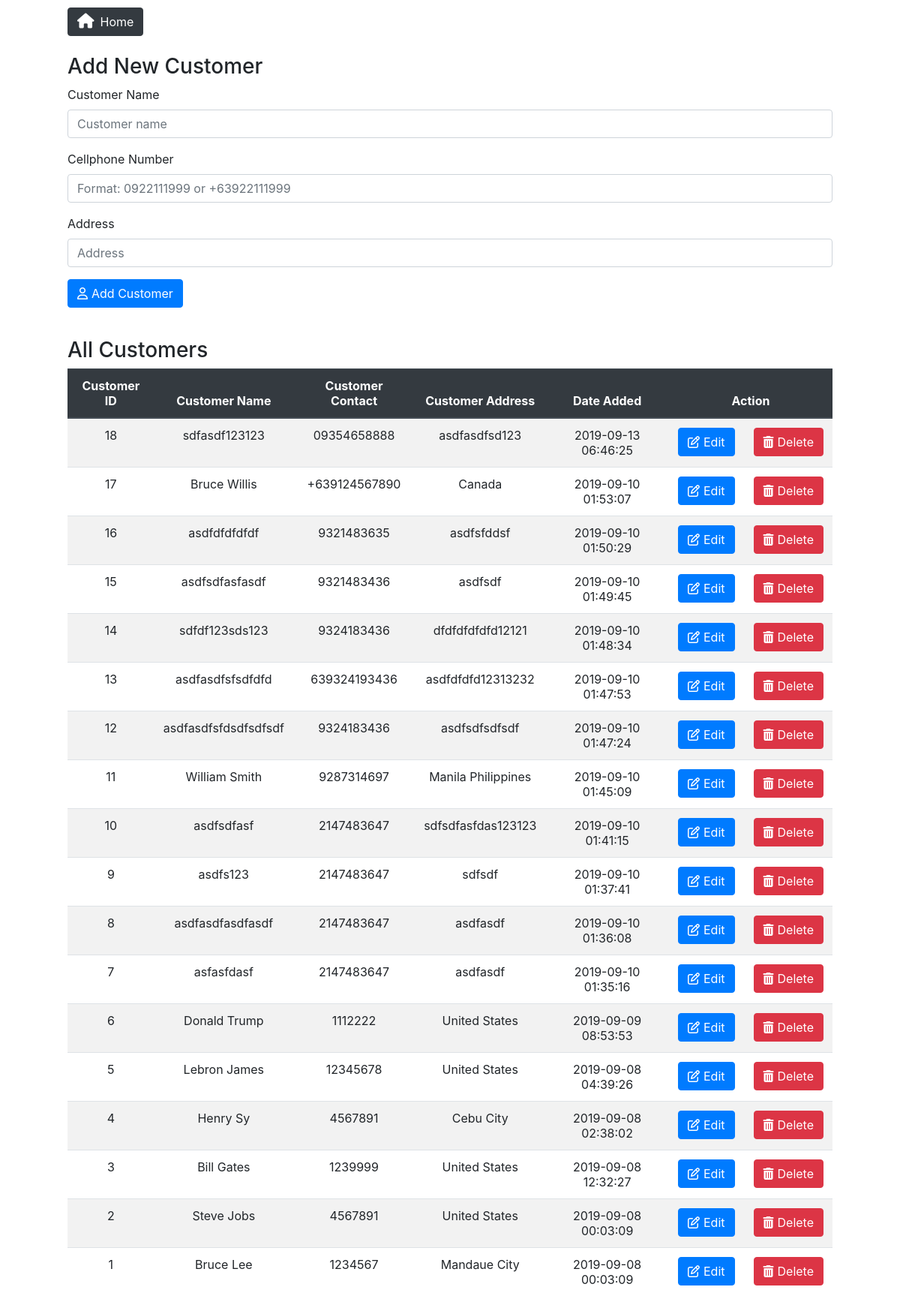
/customer.php, run on the app's committed database.
### tables this page shows
CREATE TABLE `customers` (
  `cId` int(11) NOT NULL,
  `cName` varchar(255) NOT NULL,
  `cContact` varchar(13) NOT NULL,
  `cAddress` varchar(255) NOT NULL,
  `cDateAdded` datetime NOT NULL
);

### customer.php (the view, shortened to what this page needs)
<html>
<head>
	<link rel="stylesheet" href="https://stackpath.bootstrapcdn.com/bootstrap/4.3.1/css/bootstrap.min.css">
	<link rel="stylesheet" type="text/css" href="assets/style.css">
</head>
<body>
<?php
include_once("config.php");
$result = $dbConn->query("SELECT * FROM customers order by cId DESC");
?>
	<a href="index.php"><button type="button" class="btn btn-dark"><i class='fas fa-home'></i>Home</button></a>
	<br/><br/>
	<h3>Add New Customer</h3>
	<form action="addcustomers.php" method="post" name="form">
		<div class="form-group">
			<label for="cName">Customer Name</label>
			<input type="text" class="form-control" id="cName" placeholder="Customer name" name="cName" required>
		</div>
		<div class="form-group">
			<label for="tel">Cellphone Number</label>
			<input type="tel" class="form-control" id="tel" pattern="^(09|\+639)\d{9}$" placeholder="Format: 0922111999 or +63922111999" name="cContact" required>
		</div>
		<div class="form-group">
			<label for="address">Address</label>
			<input type="text" class="form-control" id="address" placeholder="Address" name="cAddress" required>
		</div>
		<button type="submit" class="btn btn-primary" name="Submit" id="submit"><i class='far fa-user'></i>Add Customer</button>
	</form>
	<br>
	<h3>All Customers</h3>
	<table class="table table-striped">
	<thead class="thead-dark">
		<tr>
        <th>Customer ID</th>
		<th>Customer Name</th>
		<th>Customer Contact</th>
		<th>Customer Address</th>
        <th>Date Added</th>
		<th scope="col">Action</th>
		</tr>
	</thead>
  <tbody>
	<?php
		while($row = $result->fetch(PDO::FETCH_ASSOC)) {
			echo "<tr>";
			echo "<td>".$row['cId']."</td>";
			echo "<td>".$row['cName']."</td>";
			echo "<td>".$row['cContact']."</td>";
			echo "<td>".$row['cAddress']."</td>";
			echo "<td>".$row['cDateAdded']."</td>";
			echo "<td class=\"noBreak\"><button type=\"button\" class=\"btn btn-primary\" data-target=\"#id$row[cId]\" data-toggle=\"modal\"><i class='far fa-edit'></i>Edit</button><button type=\"button\" class=\"btn btn-danger\" data-target=\"#del$row[cId]\" data-toggle=\"modal\"><i class='fas fa-trash-alt'></i>Delete</button></td>";
		}
	?>
	</tbody>
</body>
</html>

### assets/style.css (style rules this page uses)
body { width: 85%; margin: auto; }
.btn-primary { margin-right: 25px; color: white; }
.btn-dark { margin-top: 10px !important; margin-right: 20px; }
.fa-home { font-size: 20px; margin-right: 8px; }
.fa-trash-alt, .fa-edit, .fa-user, .fa-box-open, .fa-cart-plus, .fa-dollar-sign, .fa-arrow-circle-left { margin-right: 5px; }
.noBreak { white-space: nowrap; }
a:link, a:visited { color: white; text-decoration: none; }
th, .table td { text-align: center; }

### data on the page
customers: cId "18", cName "sdfasdf123123", cContact "09354658888", cAddress "asdfasdfsd123", cDateAdded "2019-09-13 06:46:25"
customers: cId "17", cName "Bruce Willis", cContact "+639124567890", cAddress "Canada", cDateAdded "2019-09-10 01:53:07"
customers: cId "16", cName "asdfdfdfdfdf", cContact "9321483635", cAddress "asdfsfddsf", cDateAdded "2019-09-10 01:50:29"
customers: cId "15", cName "asdfsdfasfasdf", cContact "9321483436", cAddress "asdfsdf", cDateAdded "2019-09-10 01:49:45"
customers: cId "14", cName "sdfdf123sds123", cContact "9324183436", cAddress "dfdfdfdfdfd12121", cDateAdded "2019-09-10 01:48:34"
customers: cId "13", cName "asdfasdfsfsdfdfd", cContact "639324193436", cAddress "asdfdfdfd12313232", cDateAdded "2019-09-10 01:47:53"
customers: cId "12", cName "asdfasdfsfdsdfsdfsdf", cContact "9324183436", cAddress "asdfsdfsdfsdf", cDateAdded "2019-09-10 01:47:24"
customers: cId "11", cName "William Smith", cContact "9287314697", cAddress "Manila Philippines", cDateAdded "2019-09-10 01:45:09"
customers: cId "10", cName "asdfsdfasf", cContact "2147483647", cAddress "sdfsdfasfdas123123", cDateAdded "2019-09-10 01:41:15"
customers: cId "9", cName "asdfs123", cContact "2147483647", cAddress "sdfsdf", cDateAdded "2019-09-10 01:37:41"
customers: cId "8", cName "asdfasdfasdfasdf", cContact "2147483647", cAddress "asdfasdf", cDateAdded "2019-09-10 01:36:08"
customers: cId "7", cName "asfasfdasf", cContact "2147483647", cAddress "asdfasdf", cDateAdded "2019-09-10 01:35:16"
customers: cId "6", cName "Donald Trump", cContact "1112222", cAddress "United States", cDateAdded "2019-09-09 08:53:53"
customers: cId "5", cName "Lebron James", cContact "12345678", cAddress "United States", cDateAdded "2019-09-08 04:39:26"
customers: cId "4", cName "Henry Sy", cContact "4567891", cAddress "Cebu City", cDateAdded "2019-09-08 02:38:02"
customers: cId "3", cName "Bill Gates", cContact "1239999", cAddress "United States", cDateAdded "2019-09-08 12:32:27"
customers: cId "2", cName "Steve Jobs", cContact "4567891", cAddress "United States", cDateAdded "2019-09-08 00:03:09"
customers: cId "1", cName "Bruce Lee", cContact "1234567", cAddress "Mandaue City", cDateAdded "2019-09-08 00:03:09"
